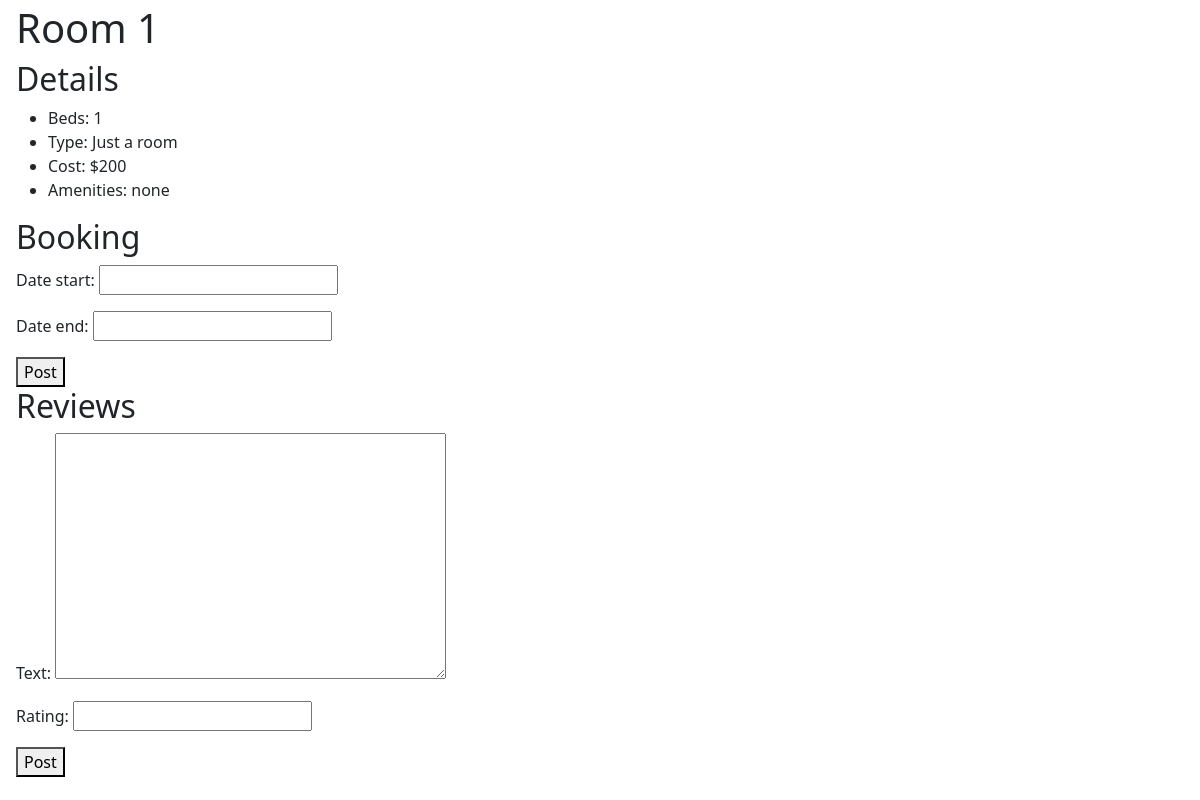
The app's page /hotel/1/1/ (signed in) with its own data.
### hotels_app/models.py (models this page shows)
class Room(models.Model):
    number = models.IntegerField()
    hotel = models.ForeignKey(Hotel, on_delete=models.CASCADE)
    type = models.CharField(max_length=127)
    cost = models.PositiveIntegerField()
    beds = models.PositiveSmallIntegerField()
    amenities = models.CharField(max_length=255, blank=True, null=True)

### hotels_app/views.py (the view, shortened to what this page needs)
# urls.py: path('hotel/<hotel_id>/<int:pk>/', RoomDetailView.as_view(), name="get_room"),
class RoomDetailView(DetailView):
    model = Room
    def get_context_data(self, **kwargs):
        context = super().get_context_data(**kwargs)
        user = self.request.user
        bookings = Booking.objects.filter(reservation=self.object.id)
        booking_ids = [booking['id'] for booking in bookings.values()]
        reviews = Review.objects.filter(booking__in=booking_ids)
        reviews_by_user = 0
        for review in reviews:
            if review.booking.reservee == user:
                reviews_by_user += 1
        for booking in bookings:
            if booking.reservee == user:
                reviews_by_user -= 1
        review_form = ReviewForm()
        if reviews_by_user == 0:
            review_form = None
        booking_form = BookingForm()
        context["reviews"] = reviews
        context["review_form"] = review_form
        context["booking_form"] = booking_form
        return context

### hotels_app/forms.py (shortened to what this page needs)
class ReviewForm(ModelForm):
    class Meta:
        model = Review
        fields = ['text', 'rating']

class BookingForm(ModelForm):
    class Meta:
        model = Booking
        fields = ['date_start', 'date_end']

### hotels_app/templates/hotels_app/room_detail.html (shortened to what this page needs)
<!DOCTYPE html>
<html lang="en">
<head>
    <link href="https://cdn.jsdelivr.net/npm/bootstrap@5.0.2/dist/css/bootstrap.min.css" rel="stylesheet"
>
</head>
<body>
<div class="main mx-3 my-1">
    <h1>Room {{ room.number }}</h1>
    <h2>Details</h2>
    <uL>
        <li>Beds: {{ room.beds }}</li>
        <li>Type: {{ room.type }}</li>
        <li>Cost: ${{ room.cost }}</li>
        <li>Amenities: {{ room.amenities }}</li>
    </uL>
    <h2>Booking</h2>
    {% if user.is_active and booking_form %}
    <form action="" method="POST">
        {{ booking_form.as_p }}
        <button type="submit" name="booking_post">Post</button>
    </form>
    {% endif %}
    <h2>Reviews</h2>
    {% if user.is_active and review_form %}
    <form action="" method="POST">
        {{ review_form.as_p }}
        <button type="submit" name="review_post">Post</button>
    </form>
    {% endif %}
</div>
</body>
</html>

### records on screen
Room: number "1", beds "1", type "Just a room", cost "200", amenities "none"
